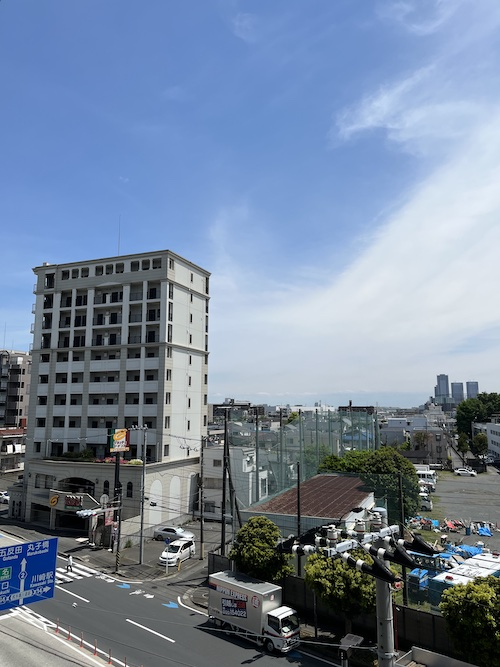
#> input picture exercise0509/img_data/IMG_8208.jpg, 500 x 667 px, found by its file name
$ python ex0509_2.py
#> lines starting #> are read from the running program, lines starting #| are printed output that depends on the picture
import numpy as np
import cv2 as cv
import matplotlib.pyplot as plt
import scipy.optimize as op

def match_feature(img1,img2):
    sift=cv.SIFT_create()

    kp1, des1 = sift.detectAndCompute(img1, None)
    kp2, des2 = sift.detectAndCompute(img2, None)
    bf = cv.BFMatcher()

    matches = bf.knnMatch(des1, des2, k=2)
    good = []
    good2= []
    for m, n in matches:
        if m.distance < 0.5*n.distance:  # ここを書き換えれば良いと思われる
            good.append(m)
            good2.append([m])
    img1_pt = [list(map(int, kp1[m.queryIdx].pt)) for m in good]
    img2_pt = [list(map(int, kp2[m.trainIdx].pt)) for m in good]
    img3 = cv.drawMatchesKnn(img1, kp1, img2, kp2, good2,
                            None,flags=cv.DrawMatchesFlags_NOT_DRAW_SINGLE_POINTS)
    plt.imshow(img3), plt.show()

    return img1_pt, img2_pt


t_x=[]
t_y=[]
accum=[]
def error_func(t):
    answer=0
    for i in range(len(img1_pt_s)):
        answer+=np.linalg.norm(t+img2_pt_s[i]-img1_pt_s[i])
    t_x.append(t[0])
    t_y.append(t[1])
    accum.append(answer)
    return answer

# Question 1
img1 = cv.imread('exercise0509/img_data/IMG_8208.jpg', cv.IMREAD_GRAYSCALE)  # import Image
#> img1: shape (667, 500); min 0, max 255, mean 131.1
img2 = cv.imread('exercise0509/img_data/IMG_8209.jpg', cv.IMREAD_GRAYSCALE)  # import Image
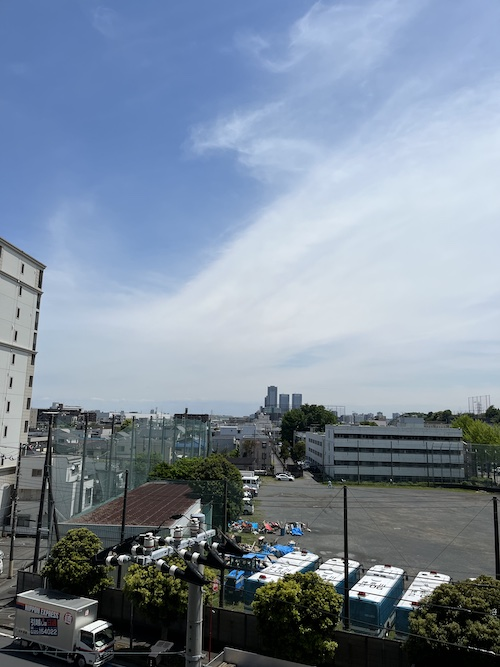
#> input picture exercise0509/img_data/IMG_8209.jpg, 500 x 667 px, found by its file name
#> img2: shape (667, 500); min 0, max 255, mean 136.2
img3 = cv.imread('exercise0509/img_data/IMG_8210.jpg', cv.IMREAD_GRAYSCALE)  # import Image
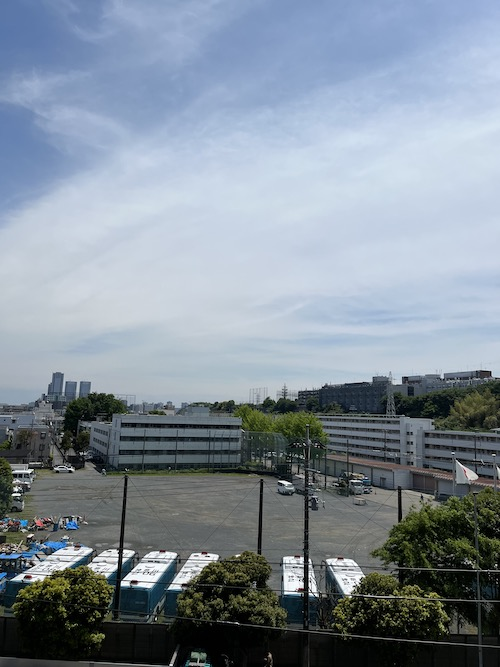
#> input picture exercise0509/img_data/IMG_8210.jpg, 500 x 667 px, found by its file name
#> img3: shape (667, 500); min 0, max 255, mean 138.9
img4 = cv.imread('exercise0509/img_data/IMG_8211.jpg', cv.IMREAD_GRAYSCALE)  # import Image
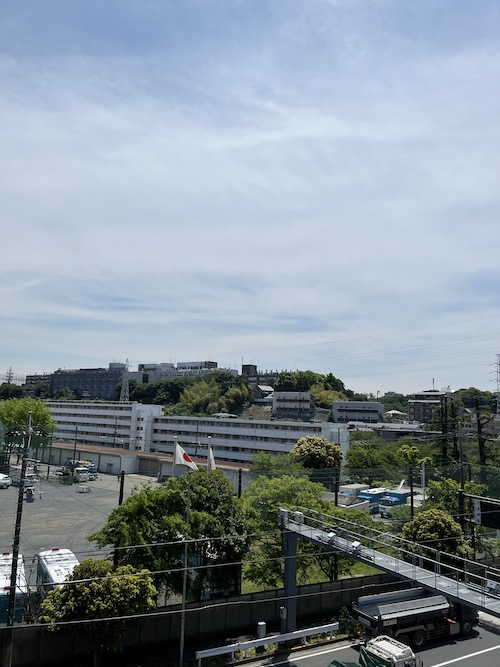
#> input picture exercise0509/img_data/IMG_8211.jpg, 500 x 667 px, found by its file name
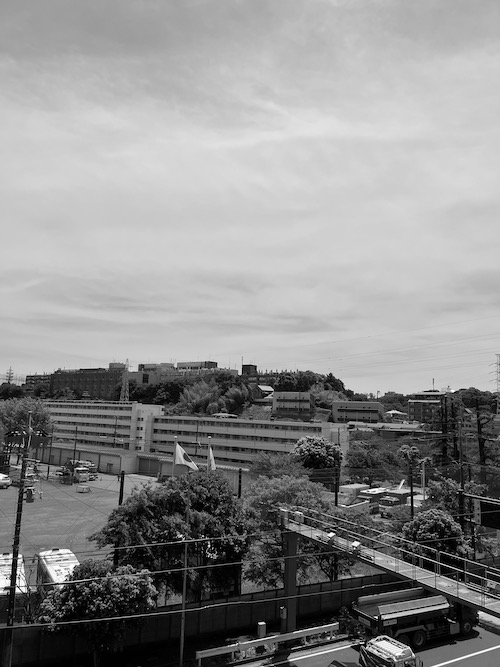
#> img4: shape (667, 500); min 0, max 255, mean 140.3

img=[img1,img2,img3,img4]

# Question 2

img1_pt, img2_pt=match_feature(img[0],img[1])
#> in match_feature, `kp1, des1 = sift.detectAndCompute(img1, None)`: kp1 = 1702 keypoints; strongest (x, y, size): (295, 547, 3.2), (14, 449, 2.1), (381, 551, 3.9), (333, 526, 2.2)
#> in match_feature, `kp2, des2 = sift.detectAndCompute(img2, None)`: kp2 = 1403 keypoints; strongest (x, y, size): (195, 555, 3.6), (215, 544, 3.2), (109, 558, 3.3), (150, 534, 2.4)
#> in match_feature, `matches = bf.knnMatch(des1, des2, k=2)`: matches = 1702 matches
#> after the loop in match_feature, `for m, n in matches:`: good = 309 matches
#> in match_feature, `img1_pt = [list(map(int, kp1[m.queryIdx].pt)) for m in good]`: img1_pt = 309 pairs, first value 187 to 492, second value 108 to 638
#> in match_feature, `img2_pt = [list(map(int, kp2[m.trainIdx].pt)) for m in good]`: img2_pt = 309 pairs, first value 8 to 311, second value 130 to 654
#> in match_feature, `img3 = cv.drawMatchesKnn(img1, kp1, img2, kp2, good2, None,flags=cv.Dr..`:
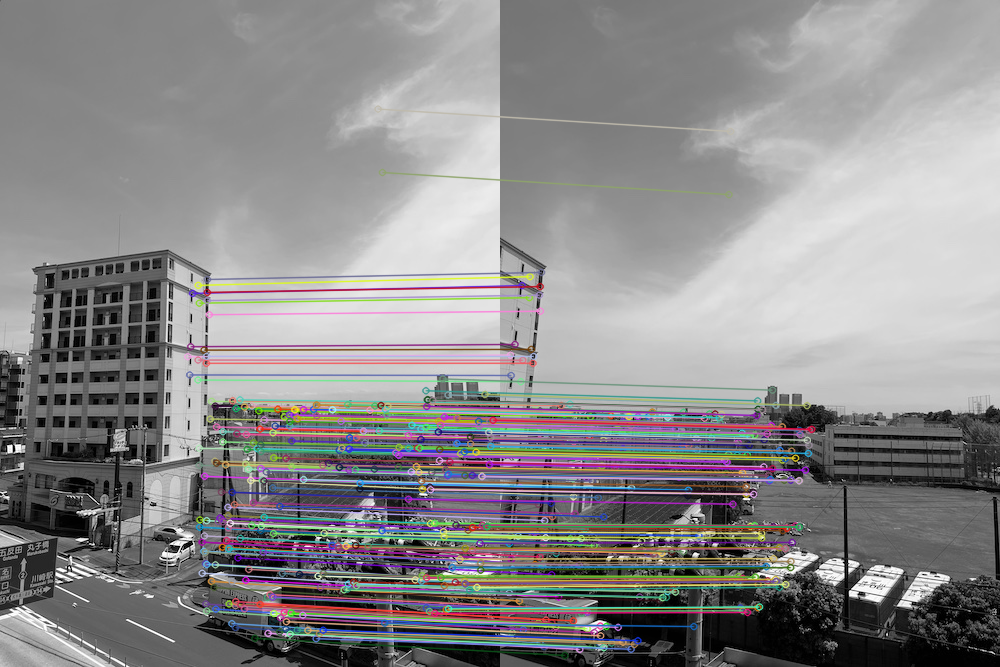
#> img3: shape (667, 1000, 3); mean of channels 0, 1, 2 138.8, 138.1, 139.5; drawn as B, G, R

# Question 3
img1_pt_s=[]
img2_pt_s=[]
for i in range(len(img1_pt)):
    if (img1_pt[i] not in img1_pt_s) and (img2_pt[i] not in img2_pt_s):
        img1_pt_s.append(img1_pt[i])
        img2_pt_s.append(img2_pt[i])
#> after the loop, img1_pt_s = 278 pairs, first value 187 to 492, second value 108 to 638; img2_pt_s = 278 pairs, first value 8 to 311, second value 130 to 654

img1_pt_s=np.array(img1_pt_s)
img2_pt_s=np.array(img2_pt_s)


# Question 4
# Question 6,7
vector00=np.array([300,500])
vector01=np.array([op.minimize(error_func,[0,500]).x[1],op.minimize(error_func,[0,500]).x[0]])+vector00
#> the loop in error_func, `for i in range(len(img1_pt_s)):` made 278 passes
#> answer on passes 1 to 3: 528.5, 1059.6, 1586.8
#> after the loop in error_func, `for i in range(len(img1_pt_s)):`: answer = 149745.4
#> the loop in error_func (call 2), `for i in range(len(img1_pt_s)):` made 278 passes

canvas_h=1500
canvas_w=2500
canvas=np.zeros((canvas_h,canvas_w))
img_h,img_w=img1.shape[:2]
canvas[int(vector00[0]):int(vector00[0])+img_h,int(vector00[1]):int(vector00[1])+img_w]=img1
canvas[int(vector01[0]):int(vector01[0])+img_h,int(vector01[1]):int(vector01[1])+img_w]=img2+canvas[int(vector01[0]):int(vector01[0])+img_h,int(vector01[1]):int(vector01[1])+img_w]/2
fig = plt.figure()
ax = fig.add_subplot(projection='3d')
ax.plot(t_x,t_y,accum)
plt.show()
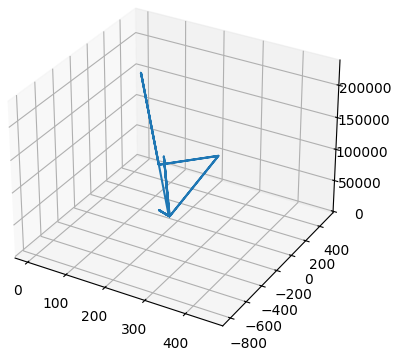
#> figure drawn by matplotlib, 1 panel

canvas=cv.imwrite("canvas.jpg",canvas)
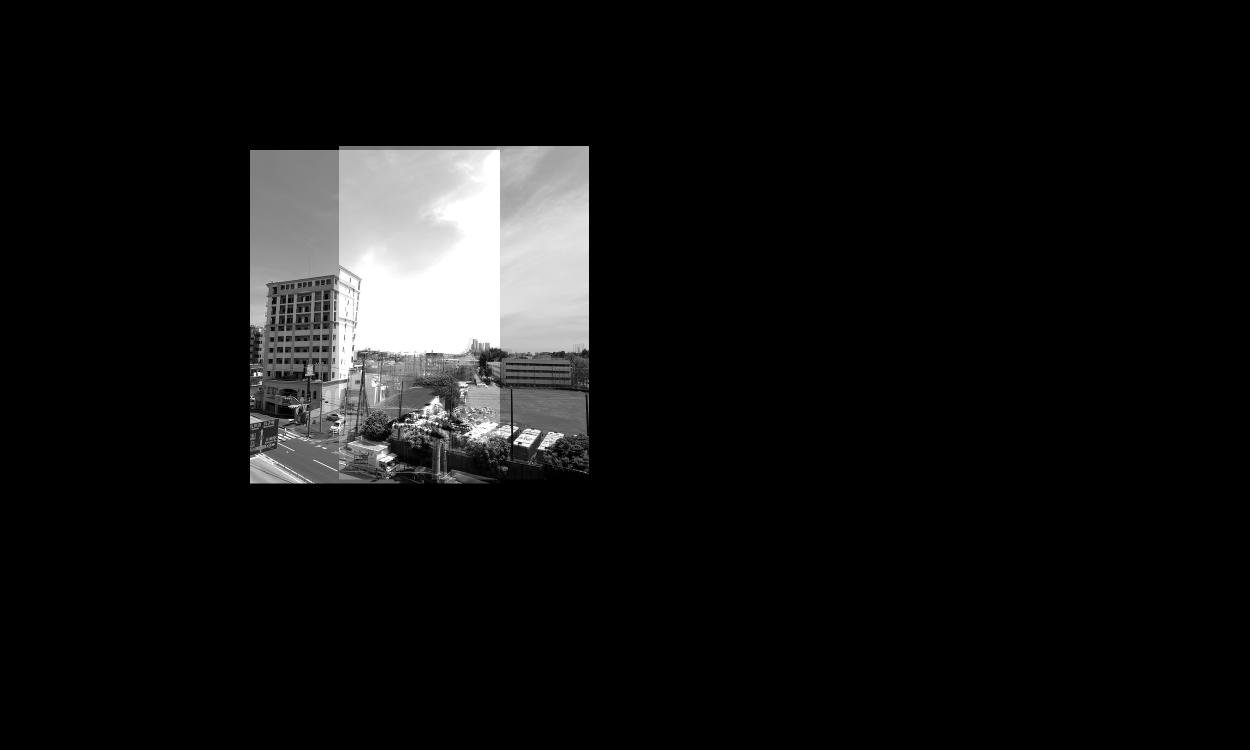
#> saved as canvas.jpg: shape (1500, 2500) (shown at 1/2 size); min 0, max 255, mean 19
# Check the process of optimization

"""
Ex 8.2: Panography.

Create the kind of panograph discussed in Section 8.1.2 and commonly found on the web.

(you can freely modify the following guideline.)

2. Use the feature detector, descriptor, and matcher developed in the exercise on May 2 (or existing software) to match features among the images.

3. Turn each connected component of matching features into a track, i.e., assign a unique index i to each track, discarding any tracks that are inconsistent (contain two different features in the same image).

4. Compute a global translation for each image using Equation (8.12) explained in 8.1.2 of the reference book.

5. (Optional) Since your matches probably contain errors, turn the above least-square metric into a robust metric (8.25) and re-solve your system using iteratively reweighted least squares.

6. Compute the size of the resulting composite canvas and resample each image into its final position on the canvas. (Keeping track of bounding boxes will make this more efficient.)

7. Average all of the images, or choose some kind of ordering and implement translucent over compositing (3.8).
"""
